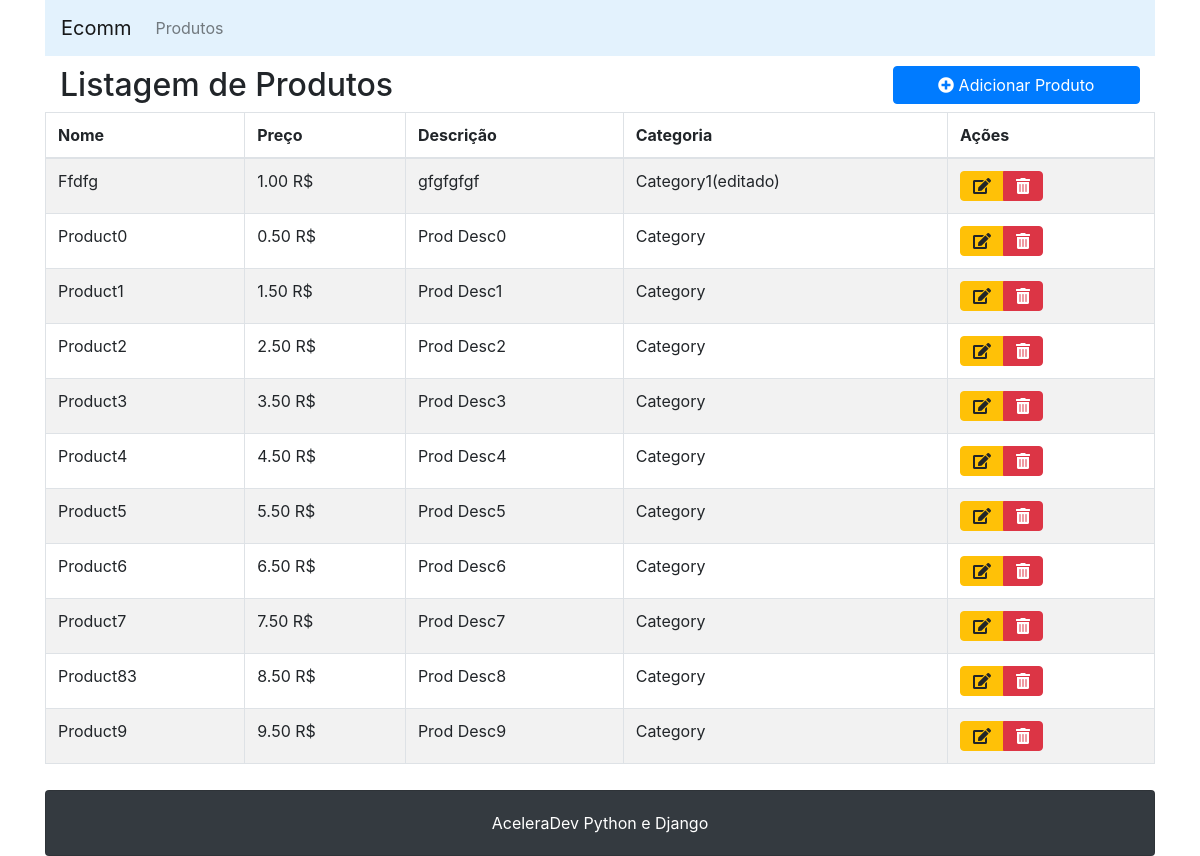
Screenshot of /products/list with the database file from the repository.
### products/models.py (models this page shows, shortened)
class Product(models.Model): #Criação de um produto
    name = models.CharField('Nome', max_length=100) #max é obrigatorio
    description = models.TextField('Descrição')
    price = models.DecimalField('Preço', max_digits=8, decimal_places=2) #Contar 2 digitos decimais + 6 digitos antes da virgula
    category = models.ForeignKey(Category, on_delete=models.deletion.DO_NOTHING, related_name="products") # Uma categoria pode ter varios produtos

class Category(models.Model): #Criação de alguns produtos dentro de algumas categorias
    name = models.CharField('Nome', max_length=50)
    description = models.TextField('Descrição')
    class Meta:
        verbose_name_plural = 'Categories'

### products/views.py (the view)
# urls.py: path('list', views.list_products, name='list'),
def list_products(request): #Sempre vai pegar uma request como argumento
    products =  Product.objects.all()
    context = { #Sempre é um dicionário
        'products' : products,
        'products_empty' : []
    }
    return render(request, 'products/list.html', context = context) # Ele reconhece a pasta template, não precisando especificar

### products/templates/products/list.html
{% extends "base.html" %}
{% block content %}
    <div class="row">
        <div class="col-md-9">
            <h2>Listagem de Produtos</h2>
        </div>
        <div class="col-md-3">
            <a class="btn btn-primary btn-block" href="{% url 'products:create' %} "><i class="fa fa-plus-circle"></i> Adicionar Produto</a>
        </div>
        <table class="table table-striped table-bordered">
            <thead>
                <tr>
                    <th>Nome</th>
                    <th>Preço</th>
                    <th>Descrição</th>
                    <th>Categoria</th>
                    <th> Ações </th>
                </tr>
            </thead>
            <tbody>
                {% for product in products %}
                    <tr>
                        <td>{{ product.name|capfirst}}</td>
                        <td>{{ product.price }} R$</td>
                        <td>{{ product.description }}</td>
                        <td>{{product.category.name}}</td>
                        <td>
                            <div class="btn-group" role="group" aria-label="Basic example">
                                <a href="{% url 'products:update' product.pk %}" class="btn btn-warning"><i class="fas fa-edit"></i></a>
                                <a href="{% url 'products:delete' product.pk %}" class="btn btn-danger"><i class="fas fa-trash-alt"></i></a>
                            </div>
                        </td>
                    </tr>
                 {% empty %}
                    <tr>
                        <td colspan=5 class="text-center">
                            Não Há produtos para serem listados
                        </td>
                    </tr>
                {% endfor %}
            </tbody>
        </table>
    </div>
{% endblock %}

### products/templates/base.html (shortened to what this page needs)
{% load static %}
<html>
    <link rel="stylesheet" type="text/css" href="{% static 'css/bootstrap.min.css' %}">
    <link rel="stylesheet" type="text/css" href="{% static 'css/custom.css' %}">
    <link rel="stylesheet" type="text/css" href="{% static 'css/font-awesome.min.css' %}">
    <body class="container">
        <nav class="navbar navbar-expand-lg navbar-light" style="background-color: #e3f2fd;">
            <a class="navbar-brand" href="#">Ecomm</a>
            <div class="collapse navbar-collapse" id="navbarSupportedContent">
                <ul class="navbar-nav mr-auto">
                    <li class="nav-item">
                       <a class="nav-link" href="{% url 'products:list' %}" >Produtos</a>
                    </li>
                </ul>
            </div>
        </nav>
        <div id="content" class="container">
            {% block content %}{% endblock %}
        </div>
        <div class="card bg-dark text-white text-center">
            <div class="card-body">
                <span class="">AceleraDev Python e Django</span>
            </div>
        </div>
    </body>
</html>

### products/static/css/custom.css (style rules this page uses)
#content { padding-top: 10px; padding-bottom: 10px; }

### rows the page displays
Product: name "Ffdfg", price "1.00", description "gfgfgfgf", category.name "Category1(editado)"
Product: name "Product0", price "0.50", description "Prod Desc0", category.name "Category"
Product: name "Product1", price "1.50", description "Prod Desc1", category.name "Category"
Product: name "Product2", price "2.50", description "Prod Desc2", category.name "Category"
Product: name "Product3", price "3.50", description "Prod Desc3", category.name "Category"
Product: name "Product4", price "4.50", description "Prod Desc4", category.name "Category"
Product: name "Product5", price "5.50", description "Prod Desc5", category.name "Category"
Product: name "Product6", price "6.50", description "Prod Desc6", category.name "Category"
Product: name "Product7", price "7.50", description "Prod Desc7", category.name "Category"
Product: name "Product83", price "8.50", description "Prod Desc8", category.name "Category"
Product: name "Product9", price "9.50", description "Prod Desc9", category.name "Category"
